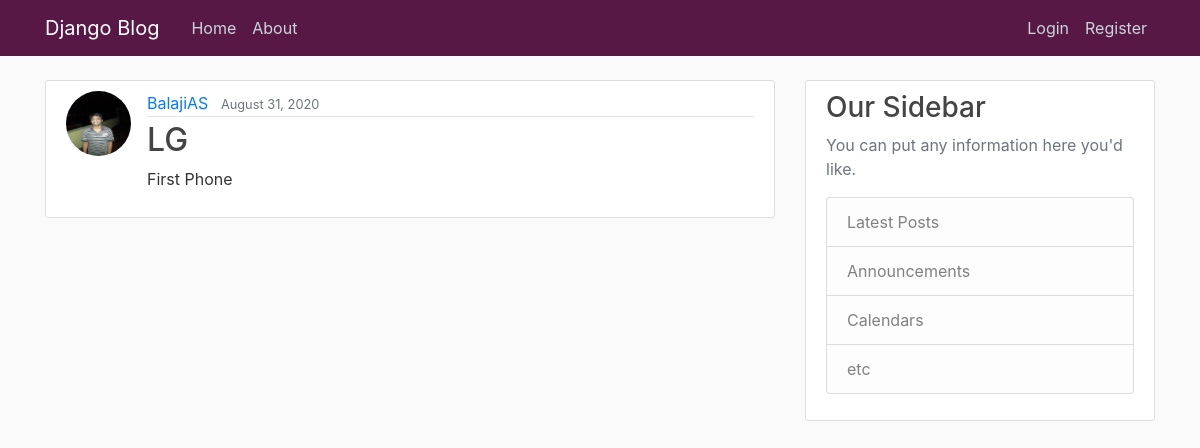
/post/16/, run on the app's committed database.
### blog/models.py (models this page shows, shortened)
class Post(models.Model):
	product = models.CharField(max_length=100)
	content = models.TextField()
	date_product = models.DateTimeField(default=timezone.now) #auto_now_add=True
	owner = models.ForeignKey(User,on_delete=models.CASCADE) #if the user is deleted also the post will be deleted. User is a table.

### users/models.py (models this page shows, shortened)
class Profile(models.Model) :
	user = models.OneToOneField(User,on_delete=models.CASCADE)
	image = models.ImageField(default='default.jpg',upload_to='profile_pics')

### blog/views.py (the view)
# urls.py: path('post/<int:pk>/',PostDetailView.as_view(),name='post-detail'), # we can see the posts based on the user primary key
class PostDetailView(DetailView):
	model = Post

### blog/templates/blog/post_detail.html (shortened to what this page needs)
{% extends "blog/base.html" %}
{% block content %}
	<article class="media content-section">
		<img class="rounded-circle article-img" src="{{object.owner.profile.image.url}}">
		  <div class="media-body">
		    <div class="article-metadata">
		      <a class="mr-2" href="{% url 'user-posts' object.owner.username %}">{{ object.owner }}</a>
		      <small class="text-muted">{{ object.date_product|date:"F d, Y" }}</small>
		    </div>
		    <h2 class="article-title"> {{ object.product}}</h2>
		    <p class="article-content">{{ object.content}}</p>
		  </div>
		</article>
{%endblock content%}

### blog/static/blog/main.css (style rules this page uses)
body { background: #fafafa; color: #333333; margin-top: 5rem; }
h1, h2, h3, h4, h5, h6 { color: #444444; }
.content-section { background: #ffffff; padding: 10px 20px; border: 1px solid #dddddd; border-radius: 3px; margin-bottom: 20px; }
.article-title { color: #444444; }
.article-content { white-space: pre-line; }
.article-img { height: 65px; width: 65px; margin-right: 16px; }
.article-metadata { padding-bottom: 1px; margin-bottom: 4px; border-bottom: 1px solid #e3e3e3 }

### data on the page
Post: owner.profile.image (picture), owner "BalajiAS", date_product "August 31, 2020", product "LG", content "First Phone"
